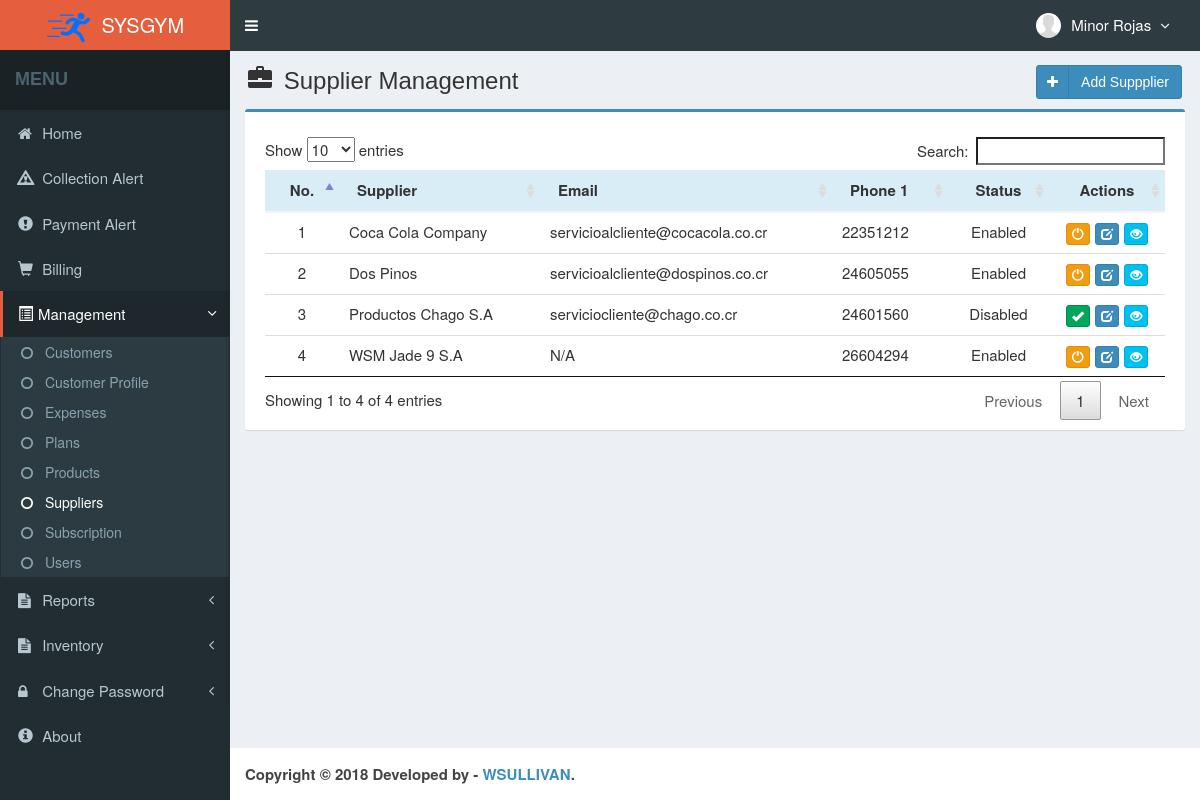
/main.php?module=supplier (signed in), run on an earlier commit of the app's database.
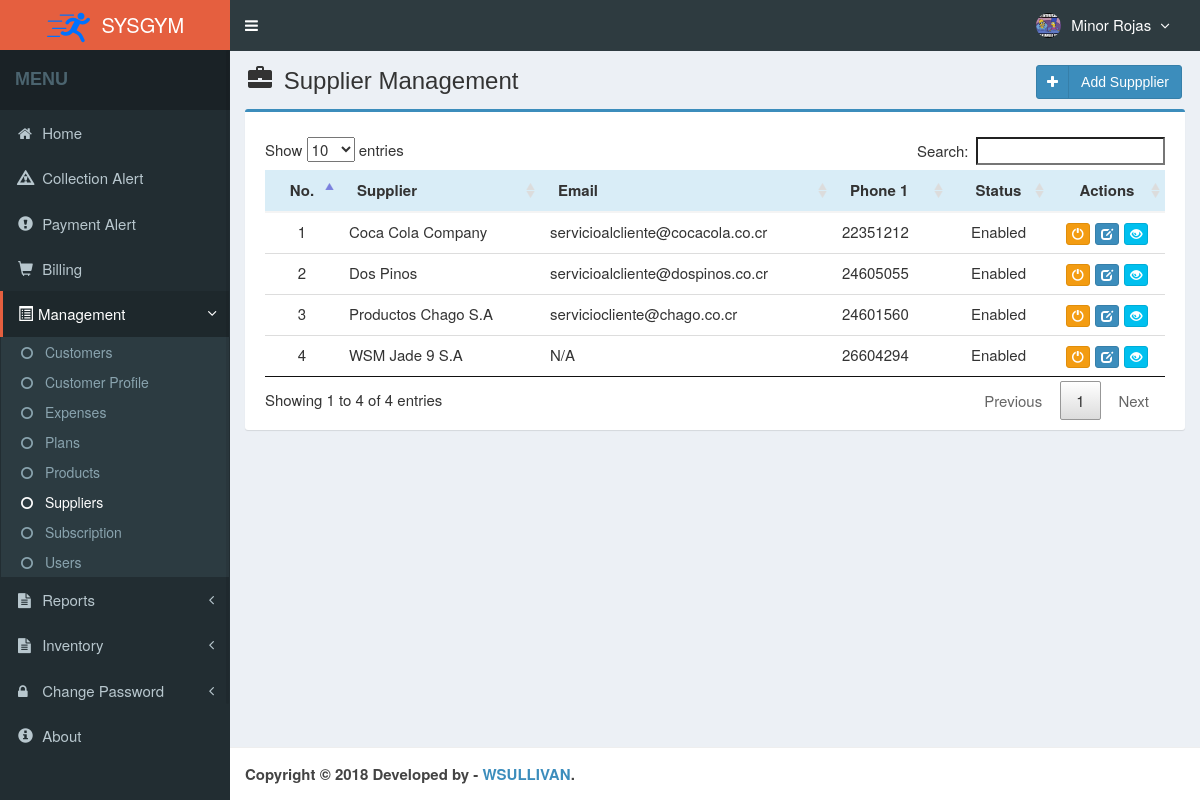
And on a later commit of the database.
### tables this page shows
CREATE TABLE `proveedor` (
  `IDProveedor` int(11) NOT NULL,
  `CedulaJuridica` varchar(20) NOT NULL,
  `NombreProveedor` varchar(50) NOT NULL,
  `Correo` varchar(50) NOT NULL,
  `Direccion` varchar(200) NOT NULL,
  `Telefono1` varchar(20) DEFAULT NULL,
  `Telefono2` varchar(20) DEFAULT NULL,
  `Representante` varchar(50) DEFAULT NULL,
  `Estado` enum('Enabled','Disabled') NOT NULL DEFAULT 'Enabled',
  `created_user` int(11) NOT NULL,
  `created_at` timestamp NOT NULL DEFAULT CURRENT_TIMESTAMP,
  `updated_user` int(11) NOT NULL,
  `updated_at` timestamp NOT NULL DEFAULT CURRENT_TIMESTAMP ON UPDATE CURRENT_TIMESTAMP
);

CREATE TABLE `usuario` (
  `IDUsuario` int(11) NOT NULL,
  `NombreUsuario` varchar(30) NOT NULL,
  `Contrasenia` varchar(60) NOT NULL,
  `Cedula` varchar(15) NOT NULL,
  `NombreCompleto` varchar(50) NOT NULL,
  `Correo` varchar(50) NOT NULL,
  `Telefono` varchar(20) NOT NULL,
  `Direccion` text NOT NULL,
  `Foto` varchar(100) DEFAULT NULL,
  `Role` varchar(15) NOT NULL,
  `Estado` enum('Enabled','Disabled') NOT NULL DEFAULT 'Enabled',
  `created_at` timestamp NOT NULL DEFAULT CURRENT_TIMESTAMP,
  `updated_at` timestamp NOT NULL DEFAULT CURRENT_TIMESTAMP ON UPDATE CURRENT_TIMESTAMP
);

### Module/supplier/view.php (the view, shortened to what this page needs)
<section class="content-header">
  <h1>
    <i class="glyphicon glyphicon-briefcase icon-title"></i> Supplier Management
    <a class="btn btn-primary btn-social pull-right" href="?module=form_supplier&form=add" title="Agregar" data-toggle="tooltip">
      <i class="fa fa-plus"></i> Add Suppplier
    </a>
  </h1>
</section>
<section class="content">
  <div class="row">
    <div class="col-md-12">
    <?php
      if ($_SESSION['Role'] == 'Admin') { ?>
        <div class="box box-primary">
          <div class="box-body">
          <div class="table-responsive">
            <table id="dataTables1" class="table row-border table-hover">
              <thead>
                <tr class="info">
                  <th class="center">No.</th>
                  <th>Supplier</th>
                  <th>Email</th>
                  <th>Phone 1</th>
                  <th class="center">Status</th>
                  <th class="center">Actions</th>
                </tr>
              </thead>
              <tbody>
              <?php
              $no = 1;
              $query = mysqli_query($mysqli, "SELECT IDProveedor,CedulaJuridica,NombreProveedor,Correo,Telefono1,
                                              Telefono2,Representante,Estado FROM proveedor ORDER BY NombreProveedor ASC")
                                              or die('error: '.mysqli_error($mysqli));
              while ($data = mysqli_fetch_assoc($query)) {
                echo "<tr style='width: auto;'>
                        <td  class='center'>$no</td>
                        <td>$data[NombreProveedor]</td>
                        <td>$data[Correo]</td>
                        <td>$data[Telefono1]</td>
                        <td class='center'>$data[Estado]</td>
                        <td class='center' >
                          <div>";
                            if ($data['Estado']=='Enabled') { ?>
                              <a data-toggle="tooltip" data-placement="top" title="Disable" style="margin-right:1px" class="btn btn-warning btn-xs" href="Module/supplier/proses.php?act=off&id=<?php echo $data['IDProveedor'];?>">
                                  <i style="color:#fff" class="glyphicon glyphicon-off"></i>
                              </a>
                      <?php }
                            else { ?>
                              <a data-toggle="tooltip" data-placement="top" title="Enable" style="margin-right:1px"  class="btn btn-success btn-xs" href="Module/supplier/proses.php?act=on&id=<?php echo $data['IDProveedor'];?>">
                                  <i style="color:#fff" class="glyphicon glyphicon-ok"></i>
                              </a>
                      <?php }
                        echo "<a data-toggle='tooltip' data-placement='top' title='Modify' style='margin-right:1px' class='btn btn-primary btn-xs' href='?module=form_supplier&form=edit&id=$data[IDProveedor]'>
                                <i style='color:#fff' class='glyphicon glyphicon-edit'></i>
                            </a>
                            <a data-toggle='tooltip' data-placement='top' title='Profile'  class='btn btn-info btn-xs' href='?module=profileSupplier&profile&id=$data[IDProveedor]'>
                                <i style='color:#fff' class='glyphicon glyphicon-eye-open'></i>
                            </a>
                          </div>
                        </td>
                      </tr>";
                $no++; } ?>
              </tbody>
            </table>
            </div>
          </div>
        </div>
      <?php
      }
    ?>
    </div>
  </div>
</section>

### top-menu.php (shortened to what this page needs)
<?php
require_once "Config/database.php";
  $query = mysqli_query($mysqli, "SELECT IDUsuario, NombreUsuario, Foto, Role,NombreCompleto FROM usuario
  WHERE IDUsuario='$_SESSION[IDUsuario]'");
  $data = mysqli_fetch_assoc($query);
?>
<li class="dropdown user user-menu">
  <a href="#" class="dropdown-toggle" data-toggle="dropdown">
  <?php
  if ($data['Foto']=="") { ?>
    <img src="Content/images/user/user-default.png" class="user-image" alt="User Image"/>
  <?php
  }
  else { ?>
    <img src="Content/images/user/<?php echo $data['Foto']; ?>" class="user-image" alt="User Image"/>
  <?php
  }
  ?>
    <span class="hidden-xs"><?php echo $data['NombreCompleto']; ?> <i style="margin-left:5px" class="fa fa-angle-down"></i></span>
  </a>
</li>

What changed in the data, as far as the page shows it:
changed usuario "Minor Rojas": Foto: picture added
changed proveedor "Productos Chago S.A": Estado "Disabled" → "Enabled"
